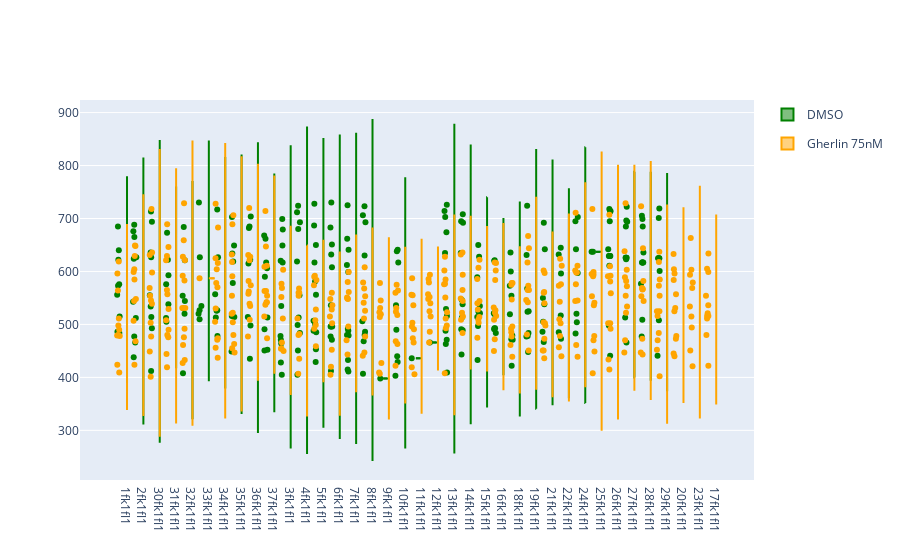

The code cell stored with this chart in its notebook:
### Code cell
graphof = "MEDIAN_RFP"
graphaparamater(graphof)

# treatment = 'DMSO'
# treatment = 'Gherlin 75nM'
# graphaparamater(graphof,treatment)

### Figure 1 — Plotly figure (JSON) as saved in the notebook; plotly's stock layout.template omitted (floating-point values rounded to 4 significant figures; data arrays with more than 128 entries replaced by an {"elided": "..."} marker saying what was removed)
{"data": [{"legendgroup": "DMSO", "line": {"color": "green"}, "meanline": {"visible": true}, "name": "DMSO", "points": "all", "scalegroup": "DMSO", "side": "negative", "type": "violin", "x": {"elided": "279 str values"}, "y": {"elided": "279 int values"}}, {"legendgroup": "Gherlin 75nM", "line": {"color": "orange"}, "meanline": {"visible": true}, "name": "Gherlin 75nM", "points": "all", "scalegroup": "Gherlin 75nM", "side": "positive", "type": "violin", "x": {"elided": "389 str values"}, "y": {"elided": "389 int values"}}], "layout": {"violingap": 0, "violinmode": "overlay"}}
